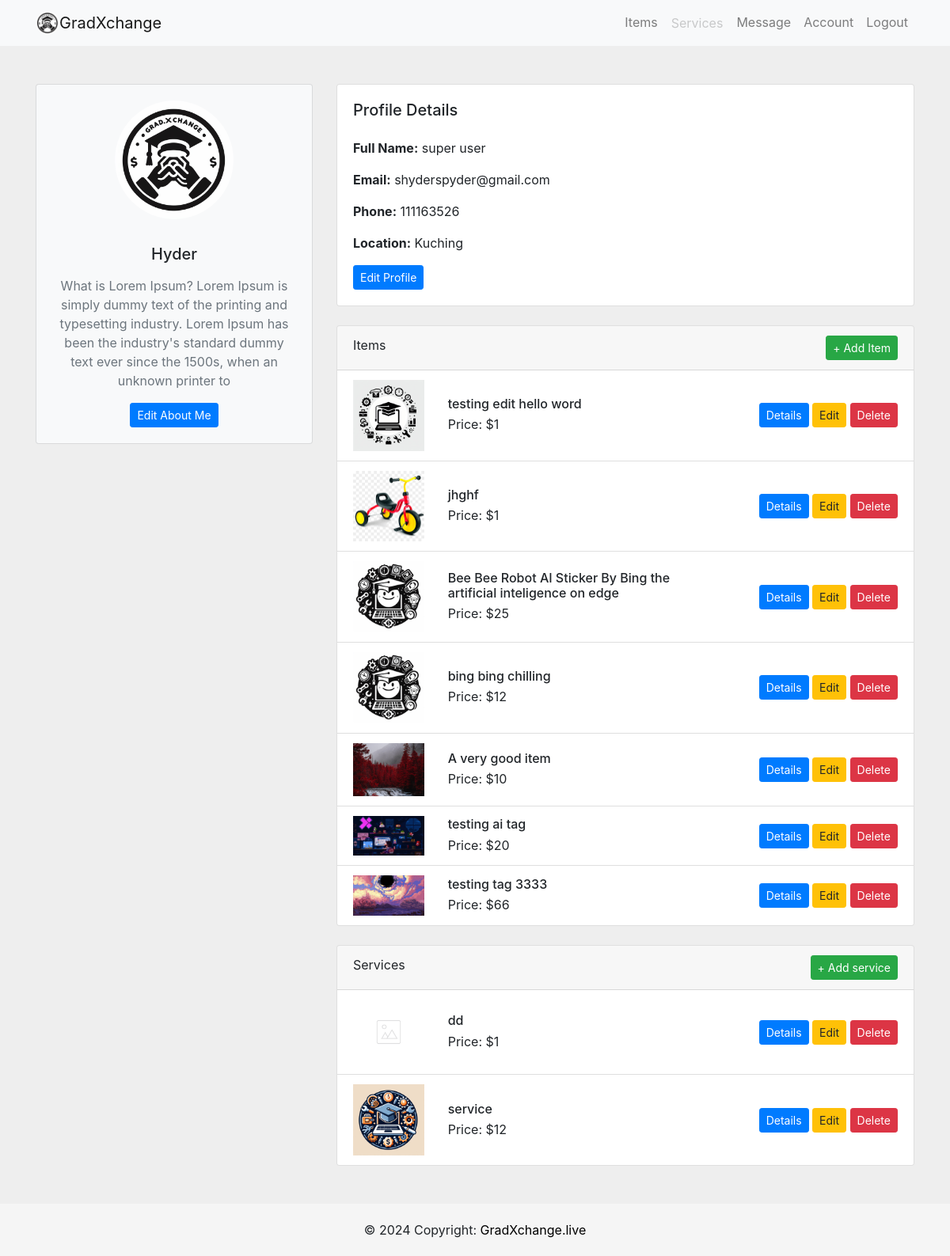
The page /account/Hyder/ (signed in) on the database its author committed.
### users/models.py (models this page shows, shortened)
class Profile(models.Model):
    user = models.OneToOneField(User, on_delete=models.CASCADE)
    image = models.ImageField(default='profilepic.jpg', upload_to='profile_picture')
    location =models.CharField(max_length=100)
    about_me = models.CharField(max_length=200, null=True, blank=True)
    phone = models.IntegerField()

### item/models.py (models this page shows, shortened)
class Item(models.Model):
    tags = TaggableManager()
    item_name = models.CharField(max_length=200)
    item_desc = models.CharField(max_length=200)
    item_detail = models.CharField(max_length=2000)
    item_price = models.IntegerField()
    item_image = models.ImageField(upload_to='images_item', default="notfound.png")
    created =  models.DateTimeField(auto_now_add=True)
    user_name = models.ForeignKey(User, on_delete=models.CASCADE,default=1)
    liked_by = models.ManyToManyField(settings.AUTH_USER_MODEL, related_name='item_liked',blank= True)

### service/models.py (models this page shows, shortened)
class Service(models.Model):
    service_name = models.CharField(max_length=200)
    service_desc = models.CharField(max_length=200)
    service_price = models.IntegerField()
    service_image = models.ImageField(upload_to='images_service', default="notfound.png")
    user_name = models.ForeignKey(User, on_delete=models.CASCADE,default=1)

### users/views.py (the view)
# urls.py: path('account/<str:username>/',user_views.accountPage, name='account'),
@login_required
def accountPage(request,username):
    user = get_object_or_404(User, username= username)
    user_items = Item.objects.filter(user_name= user)  # Query items belonging to the logged-in user
    user_services = Service.objects.filter(user_name= user)
    profile = get_object_or_404(Profile, user=user)
    is_own_account = request.user == user
    context = {
        'user':user,
        'user_items':user_items,
        'user_services':user_services,
        'is_own_account': is_own_account,  # Pass the flag to the template
        'profile_id': profile.id,  # Add the profile ID to the context
    }
    return render(request,'users/account.html', context)

### users/templates/users/account.html
{% extends 'users/base.html' %}
{% load static %}
{% block body %}
<section style="background-color: #eee;">
    <div class="container py-5">
        <div class="row justify-content-center">
            <div class="col-12 col-sm-8 col-md-6 col-lg-4">
                <div class="card mb-4 bg-light">
                    <div class="card-body text-center">
                        <img src="{{ user.profile.image.url }}" class="img-fluid rounded-circle mb-3" width="150"
                            height="150" alt="Profile Picture">
                        <h5 class="my-3">{{ user.username }}</h5>
                        <p class="text-muted">{{ user.profile.about_me }}</p>
                        {% if is_own_account %}
                        <a href="{% url 'edit_about' %}" class="btn btn-primary btn-sm">Edit About Me</a>
                        {% else %}
                        <a href="{% url 'create_message' profile_id %}" class="btn btn-outline-success btn-sm">Send
                            Message</a>
                        {% endif %}
                    </div>
                </div>
            </div>
            <div class="col-md-8">
                <div class="card mb-4">
                    <div class="card-body">
                        <h5 class="card-title mb-4">Profile Details</h5>
                        <p><strong>Full Name:</strong> {{ user.first_name }} {{ user.last_name }}</p>
                        <p><strong>Email:</strong> {{ user.email }}</p>
                        <p><strong>Phone:</strong> {{ user.profile.phone }}</p>
                        <p><strong>Location:</strong> {{ user.profile.location }}</p>
                        {% if is_own_account %}
                        <a href="{% url 'edit' %}" class="btn btn-primary btn-sm">Edit Profile</a>
                        {% endif %}
                    </div>
                </div>
                <div class="card mb-4">
                    <div class="card-header">
                        Items
                        {% if is_own_account %}
                        <a href="{% url 'item:create_item' %}" class="btn btn-success btn-sm float-right">+ Add Item</a>
                        {% endif %}
                    </div>
                    <ul class="list-group list-group-flush">
                        {% for item in user_items %}
                        <li class="list-group-item">
                            <div class="row align-items-center">
                                <div class="col-md-2">
                                    <img src="{{ item.item_image.url }}" class="img-fluid" alt="{{ item.item_name }}">
                                </div>
                                <div class="col-md-6">
                                    <h6 class="mb-1">{{ item.item_name }}</h6>
                                    <p class="mb-0">Price: ${{ item.item_price }}</p>
                                </div>
                                <div class="col-md-4 text-md-right mt-3 mt-md-0">
                                    <a href="{% url 'item:detail' item.id %}" class="btn btn-primary btn-sm">Details</a>
                                    {% if is_own_account %}
                                    <a href="{% url 'item:update_item' item.id %}"
                                        class="btn btn-warning btn-sm">Edit</a>
                                    <a href="{% url 'item:delete_item' item.id %}"
                                        class="btn btn-danger btn-sm">Delete</a>
                                    {% endif %}
                                </div>
                            </div>
                        </li>
                        {% empty %}
                        <li class="list-group-item">No item listed.</li>
                        {% endfor %}
                    </ul>
                </div>
                <div class="card ">
                    <div class="card-header">
                        Services
                        {% if is_own_account %}
                        <a href="{% url 'service:create_service' %}" class="btn btn-success btn-sm float-right">+ Add
                            service</a>
                        {% endif %}
                    </div>
                    <ul class="list-group list-group-flush">
                        {% for service in user_services %}
                        <li class="list-group-item">
                            <div class="row align-items-center">
                                <div class="col-md-2">
                                    <img src="{{ service.service_image.url }}" class="img-fluid"
                                        alt="{{ service.service_name }}">
                                </div>
                                <div class="col-md-6">
                                    <h6 class="mb-1">{{ service.service_name }}</h6>
                                    <p class="mb-0">Price: ${{ service.service_price }}</p>
                                </div>
                                <div class="col-md-4 text-md-right mt-3 mt-md-0">
                                    <a href="{% url 'service:detail' service.id %}"
                                        class="btn btn-primary btn-sm">Details</a>
                                    {% if is_own_account %}
                                    <a href="{% url 'service:update_service' service.id %}"
                                        class="btn btn-warning btn-sm">Edit</a>
                                    <a href="{% url 'service:delete_service' service.id %}"
                                        class="btn btn-danger btn-sm">Delete</a>
                                    {% endif %}
                                </div>
                            </div>
                        </li>
                        {% empty %}
                        <li class="list-group-item">No service listed.</li>
                        {% endfor %}
                    </ul>
                </div>
            </div>
        </div>
    </div>
</section>
{% endblock %}

### static/css/style.css (style rules this page uses)
html, body { height: 100%; margin: 0; padding: 0; }
body { display: flex; flex-direction: column; }

### rows shown on the page
Item: item_image (picture), item_name "testing edit hello word", item_price "1"
Item: item_image (picture), item_name "jhghf", item_price "1"
Item: item_image (picture), item_name "Bee Bee Robot AI Sticker By Bing the artificial inteligence on edge", item_price "25"
Item: item_image (picture), item_name "bing bing chilling", item_price "12"
Item: item_image (picture), item_name "A very good item", item_price "10"
Item: item_image (picture), item_name "testing ai tag", item_price "20"
Item: item_image (picture), item_name "testing tag 3333", item_price "66"
Service: service_image (picture), service_name "dd", service_price "1"
Service: service_image (picture), service_name "service", service_price "12"

### other values the page prints
{{ user.username }} "Hyder"
{{ user.profile.about_me }} "What is Lorem Ipsum? Lorem Ipsum is simply dummy text of the printing and typesetting industry. Lorem Ipsum has been the industry's standard dummy text ever since the 1500s, when an unknown printer to"
{{ user.first_name }} "super"
{{ user.last_name }} "user"
{{ user.email }} "shyderspyder@gmail.com"
{{ user.profile.phone }} "111163526"
{{ user.profile.location }} "Kuching"
